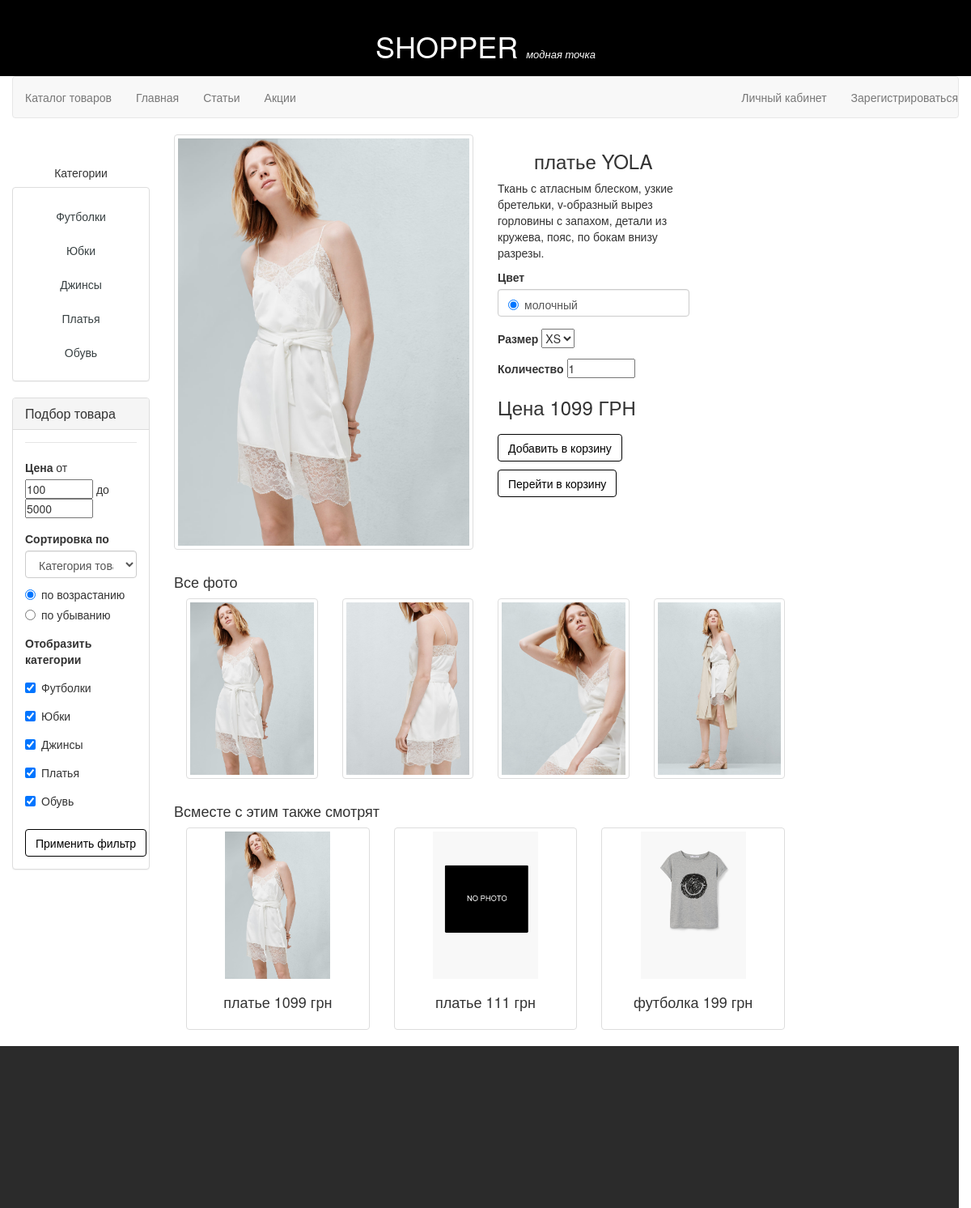
/product?id=10, run on the app's committed database.
### tables this page shows
CREATE TABLE IF NOT EXISTS `families` (
  `type` int(11) NOT NULL,
  `family` varchar(70) NOT NULL,
  `category_name` varchar(50) NOT NULL,
  PRIMARY KEY (`type`)
);

CREATE TABLE IF NOT EXISTS `product_photo` (
  `id` int(11) NOT NULL,
  `photo_url` varchar(200) NOT NULL,
  `color` char(2) NOT NULL,
  KEY `id_product` (`id`),
  KEY `id` (`id`)
);

CREATE TABLE IF NOT EXISTS `product` (
  `id` int(11) NOT NULL AUTO_INCREMENT,
  `name` varchar(30) NOT NULL,
  `description` tinytext NOT NULL,
  `type` int(11) NOT NULL,
  `price` float NOT NULL,
  PRIMARY KEY (`id`),
  KEY `type` (`type`)
);

### controllers/main_view_sidebar_controller.php (called while the page is built, shortened)
<?php
include "models/category_model.php";
include "views/main_view_sidebar.php";
?>

### core/core.php (called while the page is built, shortened)
<?php
function page_load(){
	$page = getPage($_SERVER['REQUEST_URI']);
	routing($page);
}
function getPage($url){
	$array = explode('/',$url);
	$page = $array[1];
	$page = trim_parameters($page);
	if ($page){
		$result = $page;
	}
	else $result ='main';
	return $result;
}
function trim_parameters($page){
	$array = explode('?',$page);
	return $array[0];
}
?>

### index.php (called while the page is built)
<?php
include_once ("core/core.php");
page_load();
?>

### core/db_script.php (called while the page is built, shortened)
<?php
function get_connection(){
	return mysqli_connect('127.0.0.1','root','','myfirstshop');
}
function select($table, $what='*', $where='', $add=""){
	if (!empty($where))
	{
		foreach($where as $key=>$value){
			$where_sql.="$and $key='$value' ";
			if (!$and)
				$and=' and ';
		}
		$where_sql='where '.$where_sql;
	}
	$query="SELECT $what FROM $table $where_sql $add";
	$db_connection=get_connection();
	mysqli_set_charset($db_connection,'utf8');
	$result = mysqli_query($db_connection,$query);
	if ($result && mysqli_num_rows($result)){
		while ($row=mysqli_fetch_assoc($result))
			$rows[]=$row;
	}
	else {
		$rows='';
	}
	return $rows;
}
function getRandom($table, $count){
	$count_items = select ($table,'count(*)');
	$result = array();
	if ($count<=$count_items[0]['count(*)']){
	for ($i=0; $i<$count; $i++){
		$curRand=rand(0, $count_items[0]['count(*)']-1);
		$item =  select ($table,'*','',"limit $curRand, 1");
		if (!in_array($item[0],$result))
			$result[]=$item[0];
		else
			$i--;
	}
}
else
 $result = select($table);
	return $result;
}

### models/category_model.php (called while the page is built)
<?php
$categories = select ('families','category_name,type');
?>

### models/parametres.php (called while the page is built, shortened)
<?php
$_tmp = select('settings', '*' );
foreach ($_tmp as $v){
	extract($v);
	$parametr_array[$parameter]=$value;
}
extract($parametr_array);
$addicional_prod_count=$addicional_prod_rows*3;
?>

### models/one_product_model.php (called while the page is built)
<?php
$product = select ('product','*',array('id'=>$id));
if ($product){
$images = select
(
	'product_photo',
	'photo_url, color',
	array('id'=>$id)
);
$_colors_exists = select('stock','DISTINCT color as code',array('id'=>$id),"and stock>0");
foreach ($_colors_exists as $value) {
	$_color_db = select('colors','code, value',$value);
	$_colors_db[] = $_color_db[0];
}
foreach ($_colors_db as $v){
	$colors[$v['code']]=$v['value'];
}
$family = select ('families','family', array('type'=>$product[0]['type']));
$_sizes =select('stock',
				'size,color',
				array('id'=>$id,
					  ),
				"and stock>0");
for($i=0;$i<count($_sizes);$i++) {
	$size_value = $_sizes[$i]['size'];
	$size = $_sizes[$i]['size'];
	$size_color=$size.$_sizes[$i]['color'];
	if ($size >17 and $size<25){
		$new_size = select('sizes','size',array('id'=>$size));
		 $sizes[$size_color] = $new_size [0]['size'];
	}
	else
		 $sizes[$size_color] =$size_value;
}
}

### models/product_list_model.php (called while the page is built, shortened)
<?php
	if ($product_list){
	foreach($product_list as $k=>$v){
		$family = select ('families','family', array('type'=>$v['type']));
		$photo = select
		(
			'product_photo',
			'photo_url',
			array('id'=>$v['id']),
			"LIMIT 1"
			);
		if (!$photo){
			$product_list[$k]['photo'] = "";
		}
		else{
			$product_list[$k]['photo'] = $photo[0]['photo_url'];
		}
		$product_list[$k]['type']  = $family[0]['family'];
	}
}
	?>

### views/one_product_view.php (the view, shortened to what this page needs)
<?php
extract($product[0]);
extract($family[0]);
?>
<div class="row">
	<div class="col-xs-4 col-sm-4 col-md-56 col-lg-6">
		<div class="thumbnail">
			<img src='<?=($images)?$images[0]['photo_url']:'uploads/img/no_photo.jpg';?>' alt="">
		</div>
	</div>
	<div class="col-xs-5 col-sm-5 col-md-4 col-lg-4">
		<p class="h3 text-center"> <?=$family;?> <?=$name;?></p>
		<p><?=$description;?></p>
		<form action="basket" method="POST" role="form">
			<div class="form-group">
				<label for="color">Цвет</label>
				<div class="form-control" id='color'>
					<?php foreach ($colors as $k=>$v){$f=0;?>
					<label class="radio-inline">
						<input type ='radio'name="color" value='<?=$k?>' <?php if ($f==0) echo 'checked'; $f++;?> ><?=$v?>
					</label>
					<?php }?>
				</div>
			</div>
			<label for="size">Размер</label>
			<select name ='size' id="size">
				<?php foreach ($sizes as $k=>$v){?>
				<option value=<?=$k?>><?=$v?></option>
				<?php }?>
			</select>
			<div class="form-group">
				<label for="color">Количество</label>
				<input type ='number' name="count" value="1" size="10" step="1" min="1" max="100">
			</div>
			<p class="panel-default h3"> Цена <?=$price;?> ГРН </p>
			<span><button type="submit" class="btn btn-primary">Добавить в корзину</button><a class="btn btn-default" href="/basket" role="button">Перейти в корзину</a>
		</form>
	</div>
</div>
<p class="h4 allphoto">Все фото</p>
<?php if($images){?>
<?php foreach($images as $image){ ?>
<div class="col-xs-3 col-sm-3 col-md-3 col-lg-3 images" data-color="<?=$image['color']?>">
	<div class="thumbnail full-photo">
		<img src="<?=$image['photo_url']?>">
	</div>
</div>
<?php } }  ?>
<div class="clearfix">
</div>
<p class="h4">Всместе с этим также смотрят</p>

### views/main_view_sidebar.php (shortened to what this page needs)
<div class="row">
	<div class="col-xs-12 category-sidebar">
		<p class="h5 text-center">Категории</p>
		<div class="panel panel-default text-center">
			<div class="panel-body">
				<ul class="nav nav-pills nav-stacked">
					<?php if ($categories) foreach ($categories as $category){ ?>
					<li>
						<a href="product?cat=<?=$category['type']?>"><?=$category['category_name']?></a>
					</li>
					<?php }?>
				</ul>
			</div>
		</div>
	</div>
</div>
<div class="panel panel-default">
	<div class="panel-heading">
		<h3 class="panel-title">Подбор товара</h3>
	</div>
	<div class="panel-body">
		<form action="filter" method="GET" role="form">
			<legend></legend>
			<div class="form-group">
				<label>Цена</label>
				от <input type="number" name="price_from" min="100" max="5000" step="100"  <?php if($price_from) echo "value='$price_from'"; else  echo "value=100";?>>
				до <input type="number" name="price_to" min="100" max="5000" step="100" <?php if($price_to) echo "value='$price_to'"; else  echo "value=5000";?> >
			</div>
			<div class="form-group">
				<label for id="sort">Сортировка по</label>
				<select class="form-control" name ='sorting' id='sort'>
					<option value='category' <?php if($sortBy) if ($sortBy =='category') echo "selected";?>>Категория товара</option>
				</select>
				<div class="radio">
					<label>
						<input  type='radio'  name = "sort" <?php if(!$sort_type||$sort_type=="asc") echo "checked";?>  value ="asc"> по возрастанию
					</label>
				</div>
				<div class="radio">
					<label>
						<input  type='radio'  name = "sort" <?php if($sort_type) if ($sort_type=="desc") echo "checked";?>  value ="desc"> по убыванию
					</label>
				</div>
			</div>
			<div class="form-group">
				<label>Отобразить категории</label>
				<?php if ($categories) foreach ($categories as $category){ ?>
				<div class="form-group">
					<div class="checkbox">
						<label>
							<input  type='checkbox' <?php if($cat)
							{if(in_array($category['type'],$cat)) echo "checked";} else echo "checked";?> name = "cat_filter[]"  value ="<?=$category['type']?>"><?=$category['category_name']?>
						</label>
					</div>
				</div>
				<?php }?>
			</div>
			<button type="submit" class="btn btn-primary">Применить фильтр</button>
		</form>
	</div>
</div>

### views/product_list_view.php (shortened to what this page needs)
<?php
if ($product_list){?>
<?php foreach($product_list as $product){
	extract($product);
	?>
	<div class='col-md-4'>
		<a href='<?=$link?>?id=<?=$id;?>'>
			<div class="thumbnail">
				<img src='<?=($photo)?$photo:'uploads/img/no_photo.jpg';?>' class="prew">
				<div class="caption">
					<p class="h4 text-center"><?=$type?> <?=$price;?> грн</p>
				</div>
			</div>
		</a>
	</div>
	<?php
}
}

### views/css/style.css (style rules this page uses)
* { margin:0; padding: 0; }
html,body { height: 100%; min-height: 100%; }
.prew { width:60%; }
.btn { color:black; background: white; border-color:black; margin-top:10px; }
a { color:#384042; }
.category-sidebar { margin-top:30px; }
.form-group { margin-top:10px; }
input[type="number"] { width:6em; }

### data on the page
families: category_name "Футболки"
families: category_name "Юбки"
families: category_name "Джинсы"
families: category_name "Платья", family "платье"
families: category_name "Обувь"
product_photo: photo_url (picture)
product: name "YOLA", description "Ткань с атласным блеском, узкие бретельки, v-образный вырез горловины с запaхом, детали из кружева, пояс, по бокам внизу разрезы.", price "1099", shows a picture, type "платье"
product_photo: photo_url (picture)
product_photo: photo_url (picture)
product_photo: photo_url (picture)
product: type "платье", price "111"
product: shows a picture, type "футболка", price "199"

### other printed values
$v "молочный"
form field size "XS"
